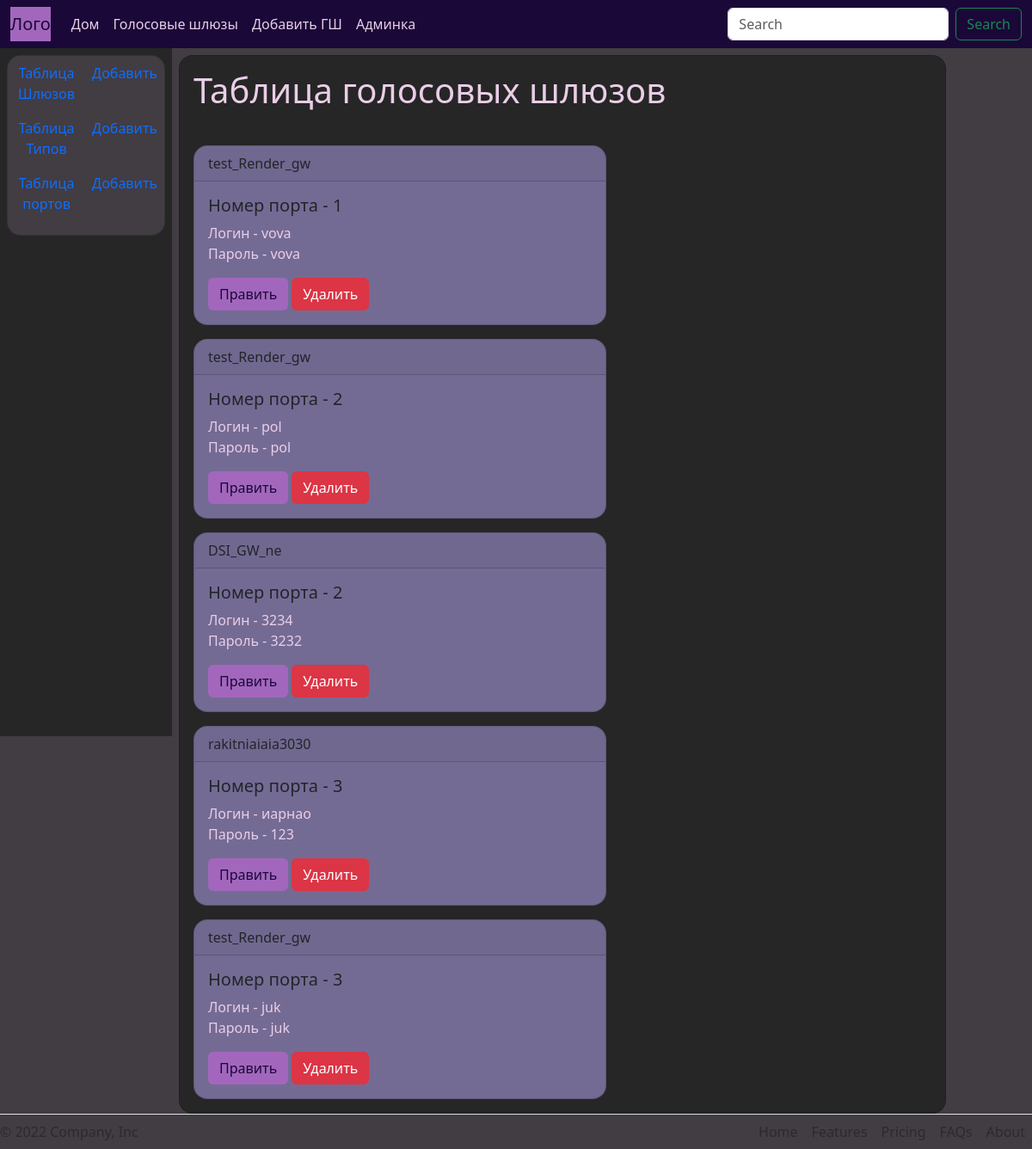
Screenshot of /gateway/views_port_all/ with the database file from the repository.
### voicegateway/models.py (models this page shows, shortened)
class LoginPasswordGW(models.Model):
    login = models.CharField('Логин', max_length=20, null=True, blank=True)
    password = models.CharField('Пароль', max_length=20, null=True, blank=True)
    gateway = models.ForeignKey('MainGateway', on_delete=models.CASCADE)
    number_ports = models.IntegerField()
    class Meta:
        unique_together = ('gateway', 'number_ports')
        verbose_name = 'Таблица логинов и паролей'
        verbose_name_plural = 'Таблицы логинов и паролей'
        ordering = ['number_ports']

class MainGateway(models.Model):
    name_gw = models.CharField(max_length=30, unique=True)
    type = models.ForeignKey('TypeGateway', on_delete=models.RESTRICT) #restrict защита от удаление в связанной таблице
    ip = models.GenericIPAddressField(unique=True)
    mac = models.CharField('MAC адрес', max_length=13, unique=True)
    class Meta:
        verbose_name = 'Голосовой шлюз'
        verbose_name_plural = 'Голосовые шлюзы'
        ordering = ['name_gw'] #Определяет порядок выгрузки всем элементов objects.
    def __str__(self):
        return self.name_gw

### voicegateway/views.py (the view)
# urls.py: path('views_port_all/', all_ports, name='ports_all'),
def all_ports(request):
    data = LoginPasswordGW.objects.all
    return render(request, 'voicegateway/ports_all.html', context={'data': data})

### voicegateway/templates/voicegateway/ports_all.html (shortened to what this page needs)
{% extends 'MainProject/main.html' %}
{% block content %}
<h1>Таблица голосовых шлюзов</h1>
{% for el in data %}
<div class="card color-card mt-3" style="max-width: 30rem;">
  <div class="card-header">{{ el.gateway }}</div>
  <div class="card-body">
    <h5 class="card-title">Номер порта - {{ el.number_ports }}</h5>
    <p class="card-text">Логин - {{ el.login }}<br>Пароль - {{ el.password }}</p>
    <a href="#" class="btn color-button">Править</a>
    <a href="#" class="btn btn-danger">Удалить</a>
  </div>
</div>
{% endfor %}
{% endblock %}

### MainProject/templates/MainProject/main.html (shortened to what this page needs)
{% load static %}
<!DOCTYPE html>
<html>
<head>
	<link rel="stylesheet" type="text/css" href="{% static 'MainProject/css/bootstrap/bootstrap.min.css' %}">
	<link rel="stylesheet" href="{% static 'MainProject/css/main.css' %}">
</head>
<body>
	<header>
		<nav class="navbar navbar-expand-lg color-main">
			<div class="container-fluid">
				<a class="navbar-brand color-button" href="#">Лого</a>
				<div class="collapse navbar-collapse" id="navbarSupportedContent">
					<ul class="navbar-nav me-auto mb-2 mb-lg-0">
						<li class="nav-item">
							<a class="nav-link " aria-current="page" href="{% url 'home' %}">Дом</a>
						</li>
						<li class="nav-item">
							<a class="nav-link" href="{% url 'gateway_all' %}">Голосовые шлюзы</a>
						</li>
						<li class="nav-item">
							<a class="nav-link" href="{% url 'gateway_create' %}">Добавить ГШ</a>
						</li>
						<li class="nav-item">
							<a class="nav-link" href="{% url 'home' %}">Админка</a>
						</li>
					</ul>
					<form class="d-flex" role="search">
						<input class="form-control me-2" type="search" placeholder="Search" aria-label="Search">
						<button class="btn btn-outline-success" type="submit">Search</button>
					</form>
				</div>
			</div>
		</nav>
	</header>
	<section>
		<div class="row">
			<div class="col-lg-2 p-0 left-column color-second text-center ">
                <div class="card m-2 p-2 left-section-card" >
                    <p><a href="{% url 'gateway_all' %}">Таблица Шлюзов</a><a href="{% url 'gateway_create' %}" style="margin-left: 1em">Добавить</a></p>
                    <p><a href="{% url 'type_all' %}">Таблица Типов</a><a href="{% url 'type_create' %}" style="margin-left: 1em">Добавить</a></p>
                    <p><a href="{% url 'ports_all' %}">Таблица портов</a><a href="{% url 'ports_create' %}" style="margin-left: 1em">Добавить</a></p>
                </div>
			</div>
			<div class="col-lg-9 p-0 center-colum">
                <div class="card color-second mt-2 ms-2 p-3">
                    {% block content %}
                    {% endblock %}
                </div>
			</div>
		</div>
	</section>
	<footer>
        <footer class="d-flex flex-wrap justify-content-between align-items-center border-top">
            <p class="col-md-4 mb-0 text-muted">&copy; 2022 Company, Inc</p>
            <a href="/" class="col-md-4 d-flex align-items-center justify-content-center mb-3 mb-md-0 me-md-auto link-dark text-decoration-none">
              <svg class="bi me-2" width="40" height="32"><use xlink:href="#bootstrap"/></svg>
            </a>
            <ul class="nav col-md-4 justify-content-end">
              <li class="nav-item"><a href="#" class="nav-link px-2 text-muted">Home</a></li>
              <li class="nav-item"><a href="#" class="nav-link px-2 text-muted">Features</a></li>
              <li class="nav-item"><a href="#" class="nav-link px-2 text-muted">Pricing</a></li>
              <li class="nav-item"><a href="#" class="nav-link px-2 text-muted">FAQs</a></li>
              <li class="nav-item"><a href="#" class="nav-link px-2 text-muted">About</a></li>
            </ul>
          </footer>
	</footer>
</body>
</html>

### MainProject/static/MainProject/css/main.css (style rules this page uses)
html { width: 100%; }
.row { margin: 0; }
.color-main { background-color: #1a0838; }
.color-second { background-color: #262626; }
body, .left-section-card { background-color:#423c43; }
.color-card { background-color: #746b94; }
.color-button { background-color: #a267bd; color: #1a0838; }
p, h1, .nav-link { color: rgb(234, 206, 231); }
.left-column, .center-column { height: 100vh; }
.left-section-card>p { display: flex; justify-content: space-between; }
.left-section-card>p>a { text-decoration: none; }
.card { border-radius: 1em; }

### rows the page displays
LoginPasswordGW: gateway "test_Render_gw", number_ports "1", login "vova", password "vova"
LoginPasswordGW: gateway "test_Render_gw", number_ports "2", login "pol", password "pol"
LoginPasswordGW: gateway "DSI_GW_ne", number_ports "2", login "3234", password "3232"
LoginPasswordGW: gateway "rakitniaiaia3030", number_ports "3", login "иарнао", password "123"
LoginPasswordGW: gateway "test_Render_gw", number_ports "3", login "juk", password "juk"
